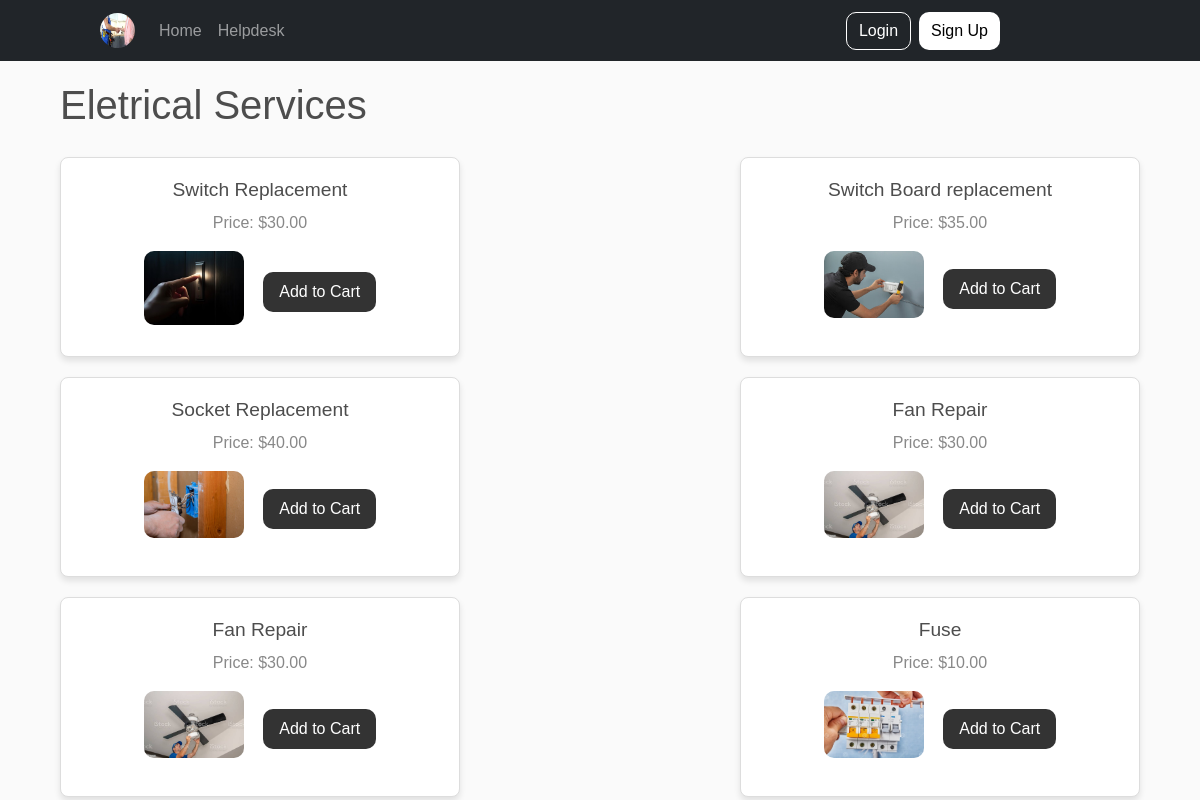
Screenshot of /eleservices/ with the database file from the repository.
### SMSApp/models.py (models this page shows)
class Product(models.Model):
    category = [
        ('0', 'Eletric Service'),
        ('1', 'AC Service'),
        ('2','None'),
        ('3','Carpentering'),
    ]
    name = models.CharField(max_length=200)
    price = models.DecimalField(max_digits=5, decimal_places=2)
    image = models.ImageField(upload_to='static/images/',null=True, blank=True)
    category_type = models.CharField(choices=category, default="2", max_length=25)

### SMSApp/views.py (the view)
# urls.py: path('eleservices/',views.eletrical_service,name="ele"),
def eletrical_service(request):
    product = Product.objects.filter(category_type="0")
    return render(request,'html/eletricalservice.html',{'product':product})

### templates/html/eletricalservice.html (shortened to what this page needs)
{% extends 'html/base.html' %}
{% load static %}
{% block content %}
<div style="width: 90%; margin: auto;">
    <h1 style="padding-top: 20px; padding-bottom: 20px;">Eletrical Services</h1>
    <div class="col">
    {% for product in product %}
    <div class="product">
        <h2>{{ product.name }}</h2>
        <p>Price: ${{ product.price }}</p>
        <img src="{{ product.image.url }}" alt="{{ product.name }}" style="border-radius: 10px;" width="100">
        <a href="{% url 'add_to_cart' product.pk %}" style="background-color: #333; border-radius: 10px; margin-left: 15px;">Add to Cart</a>
    </div>
    {% endfor %}
    </div>
</div>
{% endblock %}

### templates/html/base.html (shortened to what this page needs)
{% load static %}
<!DOCTYPE html>
<html lang="en">
<head>
    <link href="https://cdn.jsdelivr.net/npm/bootstrap@5.3.0/dist/css/bootstrap.min.css" rel="stylesheet">
</head>
<body>
    {% include 'html/navbar.html' %}
    {% block content %}
    {% endblock %}
</body>
</html>

### templates/html/navbar.html (shortened to what this page needs)
{% load static %}
<nav class="navbar navbar-expand navbar-dark bg-dark">
  <a class="navbar-brand" href="{% url 'home' %}">
  <img src="{% static 'images/service.webp' %}" alt="logo.png" class="rounded-circle" width="35px" height="35px" style="margin-left: 100px;"></a>
  <div class="collapse navbar-collapse" id="collapsibleNavbar" style="display: flex;justify-content: space-between;" >
    <ul class="navbar-nav">
      {% if not user.is_authenticated %}
      <li class="nav-item">
        <a class="nav-link navv_it {% if request.path == '/' %}active{% endif %}" href="{% url 'home' %}">Home</a>
      </li>
      <li class="nav-item">
        <a class="nav-link navv_it {% if request.path == '/helpdesk/' %}active{% endif %}" href="{% url 'hl' %}">Helpdesk</a>
      </li>
        {% endif %}
    </ul>
    <ul class="navbar-nav ml-auto" style="margin-right:200px">
      {% if not user.is_authenticated %}
      <button class="btn btn-primary mx-2" id="btn2" type="button"> <a href="{% url 'login' %}">Login</a></button>
      <button class="btn btn-secondary" id="btn1" type="button"><a href="{% url 'signup' %}">Sign Up</a></button>
      {% endif %}
    </ul>
  </div>
</nav>

### templates/html/base.html (style rules this page uses)
* { margin: 0; padding: 0; font-family: sans-serif; scroll-behavior: smooth; }
#btn2 { background-color: #212529; color: white; border: 1px solid white; border-radius: 10px; }
#btn2 a { color: white; text-decoration: none; }
#btn1 { background-color: white; color: black; border-radius: 10px; border-style: none; }
#btn1 a { color: black; text-decoration: none; }
body { background-color: hsl(0, 0%, 98%); }
h1,h2,h3,h4,h5,h6 { color:hsl(0, 0%, 30%); }
.product { border-radius: 0 0 4px 4px; }
.btn { border-radius: 0; }

### templates/html/eletricalservice.html (style rules this page uses)
.col { display: flex; flex-wrap: wrap; gap: 20px; justify-content: space-between; }
.product { width: 400px; height: 200px; border: 1px solid #ddd; border-radius: 8px; padding: 20px; box-shadow: 0 4px 6px rgba(0, 0, 0, 0.1); background-color: #fff; text-align: center; }
.product h2 { font-size: 1.2rem; margin-bottom: 10px; }
.product p { font-size: 1rem; color: #888; }
.product img { max-width: 100%; max-height: 60%; object-fit: cover; margin-bottom: 10px; }
.product a { display: inline-block; background-color: #007bff; color: #fff; padding: 8px 16px; border-radius: 4px; text-decoration: none; transition: background-color 0.3s ease; }

### rows the page displays
Product: name "Switch Replacement", price "30.00", image (picture)
Product: name "Switch Board replacement", price "35.00", image (picture)
Product: name "Socket Replacement", price "40.00", image (picture)
Product: name "Fan Repair", price "30.00", image (picture)
Product: name "Fan Repair", price "30.00", image (picture)
Product: name "Fuse", price "10.00", image (picture)
